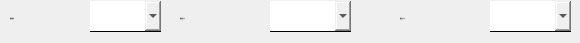
   <widget class="QWidget" name="page_reducer_info">
    <widget class="QLabel" name="label_231">
     <property name="geometry">
      <rect>
       <x>10</x>
       <y>3</y>
       <width>81</width>
       <height>31</height>
      </rect>
     </property>
     <property name="font">
      <font>
       <family>黑体</family>
       <pointsize>-1</pointsize>
      </font>
     </property>
     <property name="text">
      <string>变径类型:</string>
     </property>
    </widget>
    <widget class="QComboBox" name="comboBox_reducer_type">
     <property name="geometry">
      <rect>
       <x>90</x>
       <y>1</y>
       <width>71</width>
       <height>31</height>
      </rect>
     </property>
     <property name="font">
      <font>
       <family>黑体</family>
       <pointsize>-1</pointsize>
      </font>
     </property>
     <property name="styleSheet">
      <string notr="true">border:none;
border-bottom:1px solid black;</string>
     </property>
     <property name="currentIndex">
      <number>-1</number>
     </property>
     <property name="minimumContentsLength">
      <number>0</number>
     </property>
     <item>
      <property name="text">
       <string>圆-圆</string>
      </property>
     </item>
     <item>
      <property name="text">
       <string>方-方</string>
      </property>
     </item>
     <item>
      <property name="text">
       <string>圆-方</string>
      </property>
     </item>
     <item>
      <property name="text">
       <string>方-圆</string>
      </property>
     </item>
    </widget>
    <widget class="QLabel" name="label_232">
     <property name="geometry">
      <rect>
       <x>180</x>
       <y>3</y>
       <width>91</width>
       <height>31</height>
      </rect>
     </property>
     <property name="font">
      <font>
       <family>黑体</family>
       <pointsize>-1</pointsize>
      </font>
     </property>
     <property name="text">
      <string>变径前尺寸:</string>
     </property>
    </widget>
    <widget class="QComboBox" name="comboBox_reducer_befour_size">
     <property name="geometry">
      <rect>
       <x>270</x>
       <y>1</y>
       <width>81</width>
       <height>31</height>
      </rect>
     </property>
     <property name="font">
      <font>
       <family>黑体</family>
       <pointsize>-1</pointsize>
      </font>
     </property>
     <property name="styleSheet">
      <string notr="true">border:none;
border-bottom:1px solid black;</string>
     </property>
    </widget>
    <widget class="QComboBox" name="comboBox_reducer_after_size">
     <property name="geometry">
      <rect>
       <x>490</x>
       <y>1</y>
       <width>81</width>
       <height>31</height>
      </rect>
     </property>
     <property name="font">
      <font>
       <family>黑体</family>
       <pointsize>-1</pointsize>
      </font>
     </property>
     <property name="styleSheet">
      <string notr="true">border:none;
border-bottom:1px solid black;</string>
     </property>
    </widget>
    <widget class="QLabel" name="label_233">
     <property name="geometry">
      <rect>
       <x>400</x>
       <y>3</y>
       <width>91</width>
       <height>31</height>
      </rect>
     </property>
     <property name="font">
      <font>
       <family>黑体</family>
       <pointsize>-1</pointsize>
      </font>
     </property>
     <property name="text">
      <string>变径后尺寸:</string>
     </property>
    </widget>
   </widget>
